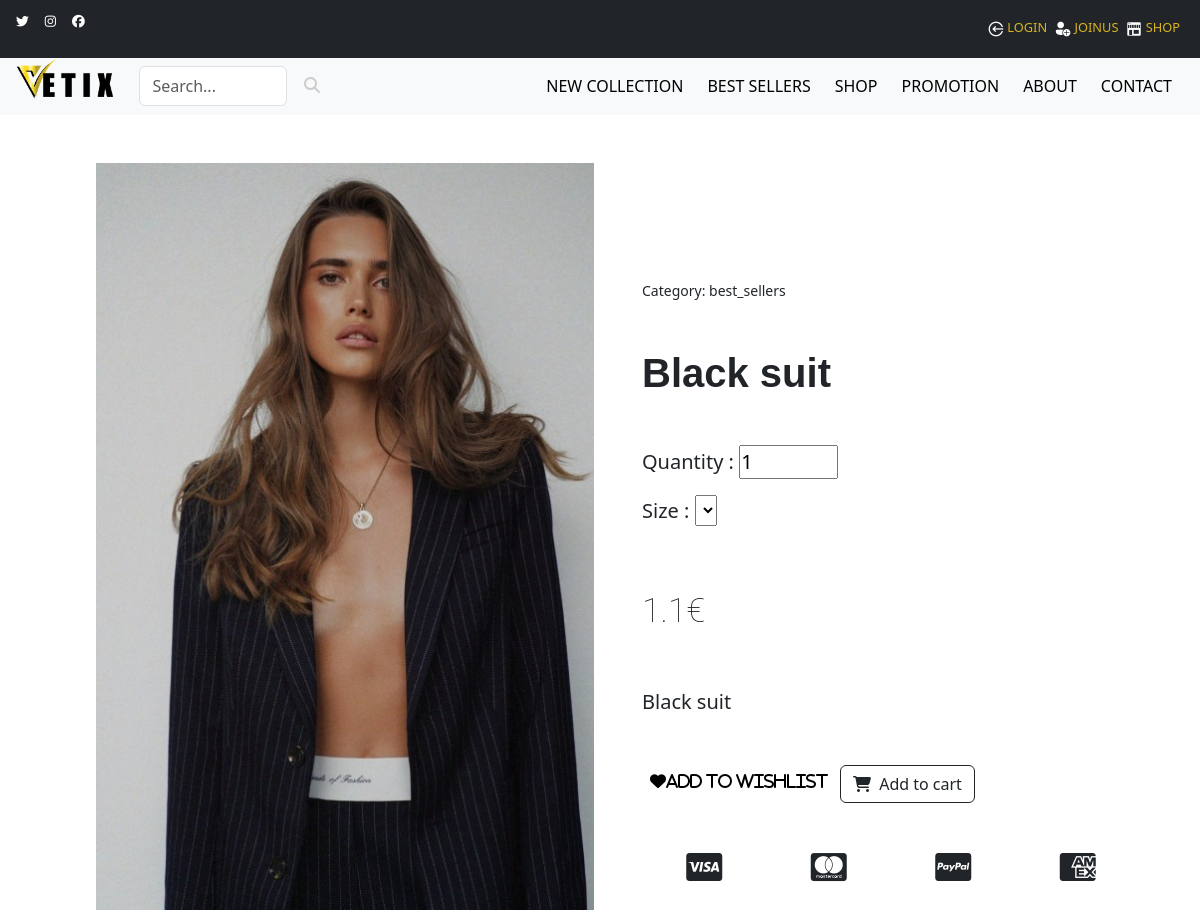
The app's page /product.php?id=1 (upper part), older data.
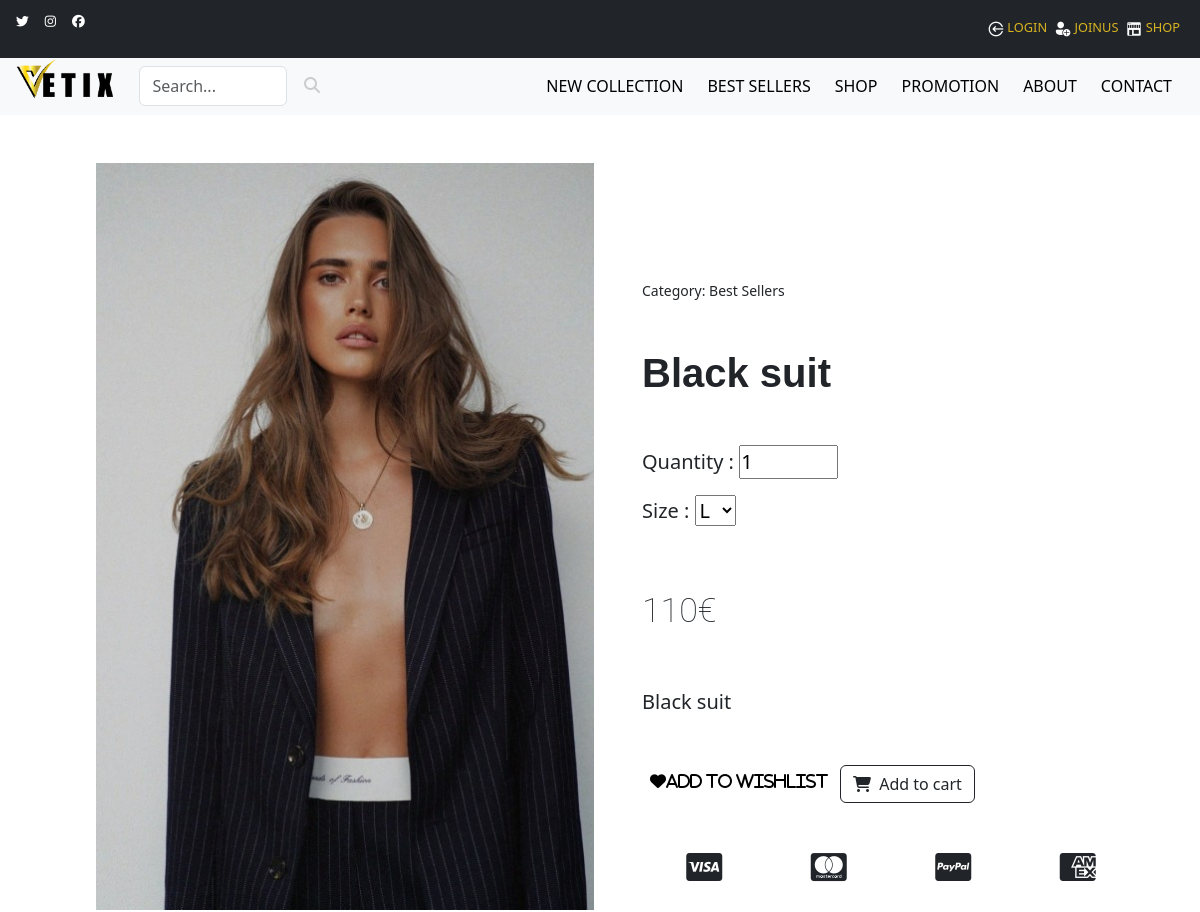
The same page, newer data.
### tables this page shows
CREATE TABLE IF NOT EXISTS `product` (
  `id_product` int(11) NOT NULL AUTO_INCREMENT,
  `title` varchar(255) NOT NULL,
  `description` text NOT NULL,
  `image` varchar(255) NOT NULL,
  `image_1` varchar(255) DEFAULT NULL,
  `image_2` varchar(255) DEFAULT NULL,
  `price` int(11) NOT NULL,
  `best_sellers` tinyint(1) NOT NULL DEFAULT '0',
  `new_collection` tinyint(1) NOT NULL DEFAULT '0',
  `promotion` tinyint(1) NOT NULL DEFAULT '0',
  `promotion_percentage` int(11) DEFAULT NULL,
  PRIMARY KEY (`id_product`)
);

CREATE TABLE IF NOT EXISTS `category` (
  `id_category` int(11) NOT NULL AUTO_INCREMENT,
  `name` varchar(255) NOT NULL,
  PRIMARY KEY (`id_category`)
);

### inc/class/Model.php (called while the page is built, shortened)
<?php
abstract class Model
{
    public function __construct()
    {
        $host = 'localhost';
        $dbname = 'boutique';
        $dbUser = 'root';
        $dbPass = '';
        try {
            $this->bdd = new PDO("mysql:host=$host;dbname=$dbname;charset=utf8", $dbUser, $dbPass);
        } catch (PDOException $e) {
            echo "Erreur : " . $e->getMessage();
            die();
        }
    }
}

### inc/php/callToClasses.php (called while the page is built, shortened)
<?php
require_once 'inc/class/User.php';
require_once 'inc/class/Product.php';
$user = new User();
$product = new Product();
?>

### inc/class/User.php (called while the page is built, shortened)
<?php
require_once 'Model.php';
class User extends Model
{
    private $role;
    public function isAdmin()
    {
        if ($this->role === "admin") {
            return true;
        } else {
            return false;
        }
    }
    public function isLogged()
    {
        if (isset($_SESSION['user'])) {
            return true;
        } else {
            return false;
        }
    }
}

### inc/class/Product.php (called while the page is built, shortened)
<?php
require_once "Model.php";
class Product extends Model
{
    protected $bdd;
    protected $tablename = "product";
    public function getSize($idProduct)
    {
        $idProduct = htmlspecialchars($idProduct);
        $request = "SELECT product_size.id_product AS id_size_product,
        product_size.id_size, size.id_size, size.size
        FROM $this->tablename
        INNER JOIN product_size
        ON product.id_product=product_size.id_product
        INNER JOIN size
        ON product_size.id_size=size.id_size
        WHERE product.id_product = :idProduct";
        $select = $this->bdd->prepare($request);
        $select->execute([
            ":idProduct" => $idProduct,
        ]);
        $result = $select->fetchAll(PDO::FETCH_ASSOC);
        return $result;
    }
    public function getProductInfo($id)
    {
        $query = $this->bdd->prepare("SELECT * FROM $this->tablename WHERE id_product = :id");
        $query->execute([':id' => $id]);
        $result = $query->fetch(PDO::FETCH_ASSOC);
        return $result;
    }
    public function getCategoryName($id)
    {
        $query = $this->bdd->prepare("SELECT name FROM category INNER JOIN link_categ ON category.id_category = link_categ.id_categ WHERE link_categ.id_product = :id");
        $query->execute([':id' => $id]);
        $result = $query->fetch(PDO::FETCH_ASSOC);
        if ($result) {
            return $result['name'];
        } else {
            return 'not ok';
        }
    }
}

### product.php (the view, shortened to what this page needs)
<?php require_once 'inc/php/callToClasses.php'; ?>
<!DOCTYPE html>
<html lang="fr">
<head>
    <link rel="stylesheet" href="inc/css/style.css">
    <link rel="stylesheet" href="https://cdnjs.cloudflare.com/ajax/libs/lightbox2/2.11.3/css/lightbox.min.css">
    <link rel="stylesheet" href="https://cdn.jsdelivr.net/npm/bootstrap@5.3.0-alpha3/dist/css/bootstrap.min.css">
</head>
<body>
    <?php include 'inc/header.php'; ?>
    <main class="container px-5 px-lg-5 mx-5 my-5">
        <?php
        $id = $_GET['id'];
        $product_info = $product->getProductInfo($id);
        $category = $product->getCategoryName($id);
        $image = $product_info['image'];
        $image1 = $product_info['image_1'];
        $image2 = $product_info['image_2'];
        $title = $product_info['title'];
        $sizesProduct = $product->getSize($id);
        ?>
        <div class="row gx-4 gx-lg-5 align-items-center">
            <div class="col-md-6">
                <?php $images = [$image, $image1, $image2]; ?>
                <?php foreach ($images as $index => $image) : ?>
                    <?php if (!empty($image) && $index === 0) : ?>
                        <a href="inc/img/shop/<?= $image ?>" data-lightbox="<?= $title ?>">
                            <img src="inc/img/shop/<?= $image ?>" alt="<?= $title ?>" class="product_img img-fluid">
                        </a>
                    <?php elseif (!empty($image) && $index !== 0) : ?>
                        <a href="inc/img/shop/<?= $image ?>" data-lightbox="<?= $title ?>" style="display:none;"></a>
                    <?php endif; ?>
                <?php endforeach; ?>
            </div>
            <div class="col-md-6">
                <div class="small mb-5">Category: <?php echo $category; ?></div>
                <h2 class="display-5 fw-bolder my-5"><?php echo $product_info['title'] ?></h2>
                <div class="fs-5 mb-5">
                    <p class="">Quantity :
                        <input type="number" name="quantity" id="quantity" min="1" max="10" value="1">
                    </p>
                    <p class="">Size :
                        <select name="size" id="size">
                            <?php foreach ($sizesProduct as $cols => $valueSize) {
                            ?>
                                <option value="<?= $valueSize['size'] ?>"><?= $valueSize['size'] ?></option>
                            <?php
                            }
                            ?>
                        </select>
                    </p>
                    <?php if ($product_info['promotion'] == 1) {
                        $price = $product_info['price'] / 100;
                        $percentage = $product_info['promotion_percentage'];
                        $newPrice = $price - ($price * $percentage / 100);
                    ?>
                        <h3 class="py-5"><?= '<del>' . $price . '€</del> &nbsp;-' . $percentage . '% &nbsp;' . $newPrice ?>€</h3>
                    <?php } else { ?>
                        <h3 class="py-5"><?= $product_info['price'] / 100; ?>€</h3>
                    <?php } ?>
                    <p class="lead"><?= $product_info['description'] ?></p>
                </div>
                <div class="love d-flex mb-5">
                    <i class="heart heart-bk fas fa-heart px-2 pt-2" data-id="<?= $id ?>">Add to wishlist</i>
                    <?php if ($user->isLogged()) { ?>
                        <button id="add_to_cart" class="connected btn btn-outline-dark flex-shrink-0 mx-1" type="button" data-id="<?= $id ?>">
                            <i class="fas fa-shopping-cart me-1"></i>
                            Add to cart
                        </button>
                    <?php } else { ?>
                        <button id="add_to_cart" class="btn btn-outline-dark flex-shrink-0 mx-1" type="button" data-id="<?= $id ?>">
                            <i class="fas fa-shopping-cart me-1"></i>
                            Add to cart
                        </button>
                    <?php } ?>
                </div>
                <div class="d-flex mt-5 justify-content-around">
                    <i class="fab fa-2x fa-cc-visa"></i>
                    <i class="fab fa-2x fa-cc-mastercard"></i>
                    <i class="fab fa-2x fa-cc-paypal"></i>
                    <i class="fab fa-2x fa-cc-amex"></i>
                </div>
            </div>
        </div>
    </main>
</body>
</html>

### inc/header.php (shortened to what this page needs)
<header class="header bg-light">
    <nav class="topmenu navbar navbar-black bg-dark d-flex justify-content-between">
        <div class="align-content-center">
            <ul class="list-unstyled d-flex">
                <li class="ms-3"><a class="link-body-emphasis" href="#"><i class="fab fa-twitter text-white"></i></a></li>
                <li class="ms-3"><a class="link-body-emphasis" href="#"><i class="fab fa-instagram text-white"></i></a></li>
                <li class="ms-3"><a class="link-body-emphasis" href="#"><i class="fab fa-facebook text-white"></i></a></li>
            </ul>
        </div>
        <div class="vertical-align-middle  lg-6 md-6 sm-12">
            <?php
            if ($user->isAdmin()) { ?>
                <ul class="navbar-nav flex-row px-3">
                    <li class="nav-item px-1 currentUser">
                        <a class="nav-link" href="profile.php" id="currentUser"><img src="inc/img/icons/user.png" />&nbsp;<?= $user->getLogin() ?></a>
                    </li>
                    <li class="nav-item px-1">
                        <a class="nav-link" href="admin.php"><img src="inc/img/icons/admin.png"> Admin</a>
                    </li>
                    <li class="nav-item px-1" id="deconnexion">
                        <a class="nav-link" href="index.php?logout=true"><img src="inc/img/icons/logout.png"> LogOut</a>
                    </li>
                    <li class="nav-item px-1">
                        <a class="nav-link" href="shop.php"><img src="inc/img/icons/shop.png"> Shop</a>
                    </li>
                    <li class="nav-item px-1">
                        <a class="nav-link" href="cart.php"><img src="inc/img/icons/bag.png"> Cart</a>
                    </li>
                </ul>
            <?php
            } else { ?>
                <ul class="navbar-nav flex-row px-3">
                    <li class="nav-item px-1">
                        <a class="nav-link" href="authentification.php?choice=login"><img src="inc/img/icons/login.png"> Login</a>
                    </li>
                    <li class="nav-item px-1">
                        <a class="nav-link" href="authentification.php?choice=register"><img src="inc/img/icons/join.png"> JoinUs</a>
                    </li>
                    <li class="nav-item px-1">
                        <a class="nav-link" href="shop.php"><img src="inc/img/icons/shop.png"> Shop</a>
                    </li>
                </ul>
            <?php
            } ?>
        </div>
    </nav>
    <nav id="mainmenu" class="mainmenu navbar navbar-expand-md navbar-light bg-light justify-content-end px-3">
        <a class="navbar-brand" href="index.php"><img src="inc/img/design/logo_bk.png" alt="logo" height="40px"></a>
        <div class="d-flex vertical-align-bottom col mx-2">
            <form class="d-flex w-100" method="get" action="search.php">
                <input id="search" class="form-control me-sm-1" type="text" name="search" placeholder="Search..." autocomplete="off">
                <button class="btn btn-transparent text-white my-sm-0" type="submit"><i class="fas fa-search"></i></button>
            </form>
        </div>
        <div class="collapse navbar-collapse" id="navbarNav">
            <ul class="navbar-nav ms-auto mb-2 mb-lg-0">
                <li class="nav-item px-1">
                    <a class="nav-link" href="shop.php?category_id=7" data-id="7">New Collection</a>
                </li>
                <li class="nav-item px-1">
                    <a class="nav-link" href="shop.php?category_id=2" data-id="2">Best Sellers</a>
                </li>
                <li class="nav-item px-1">
                    <a class="nav-link" href="shop.php">Shop</a>
                </li>
                <li class="nav-item px-1">
                    <a class="nav-link" href="shop.php?category_id=8" data-id="8">Promotion</a>
                </li>
                <li class="nav-item px-1">
                    <a class="nav-link" href="about.php">About</a>
                </li>
                <li class="nav-item px-1">
                    <a class="nav-link" href="contact.php">Contact</a>
                </li>
            </ul>
        </div>
    </nav>
</header>

### inc/css/style.css (style rules this page uses)
* { box-sizing: border-box; margin: 0; padding: 0; }
body { font-family: 'Open Sans', sans-serif; background-color: #fff; overflow-x : hidden; }
main { margin-top: 5%!important; width: 100%; min-height: 100vh; }
.container { width: 80%; margin: 0 auto; padding: 0; }
h2 { font-family: 'Montserrat', sans-serif; font-size: 40px!important; font-weight: 300!important; margin: 0 0 20px 0; }
h3 { font-family: 'Roboto', sans-serif; font-size: 34px!important; font-weight: 100!important; margin: 0 0 20px 0; }
a { color: #d9b420!important; text-decoration: none!important; transition: all 0.3s ease-in-out; }
.heart { color: white; }
.heart-bk { color: black; }
nav li { text-align: center; text-transform: uppercase; }
li > a:after { content: ''; display: block; height: 1.5px; background: #fdd162; transform: scaleX(0); transition: transform .3s; }
.navbar-brand { margin-top: -15px; }
.fa-search { margin-bottom: 6px; color:#ccc; }
.topmenu, .categmenu { display: block; height: auto; width: 100%; top: 0; }
.topmenu a { color: #d9b420!important; font-size: .8em; }
.mainmenu { display: block; width: 100%; top: 0; z-index: 999; }
.mainmenu a { color: #000!important; }
.product_img { width: 100%; max-width: 400px; height: auto; margin: 0 auto; }

Row changes from the older to the newer data that the page shows:
changed product "Black suit": $product_info['price']/100 "1.1" → "110"
changed category: name "best_sellers" → "Best Sellers"
Text that changed along with them:
form field size: (not shown) → "L"
